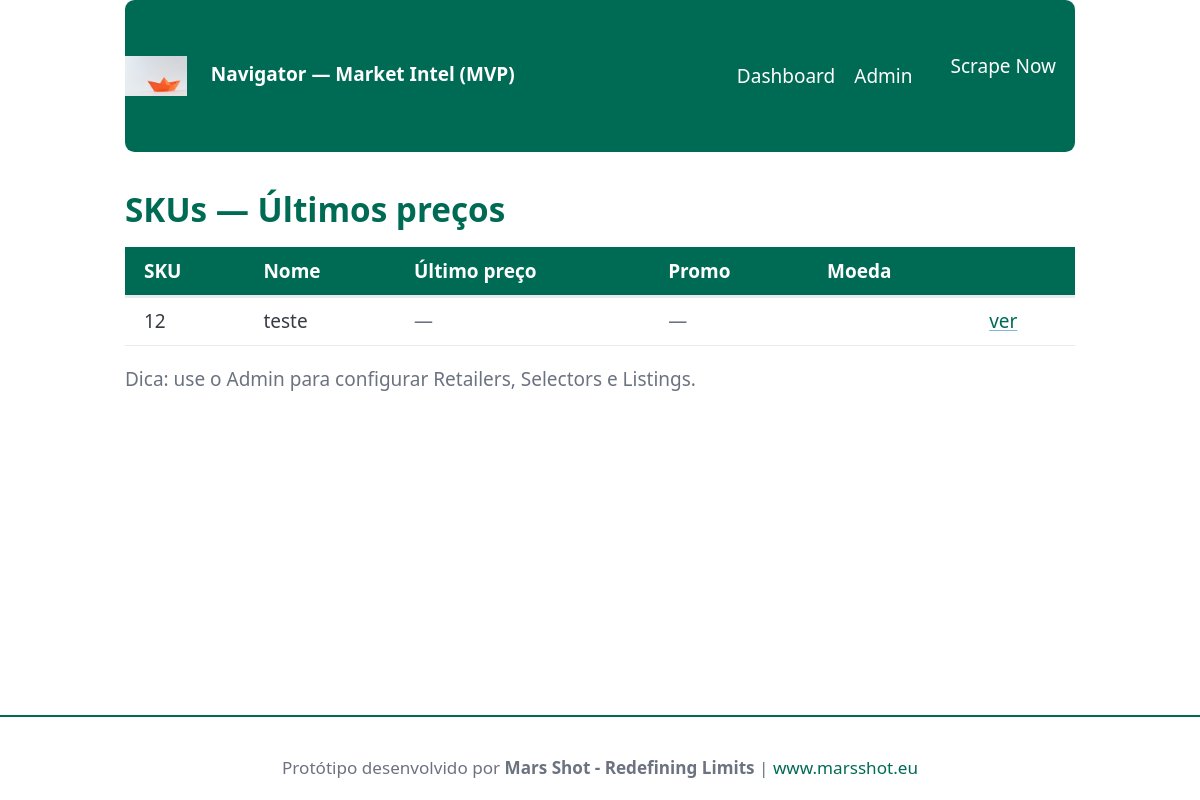
The app's page /, older data.
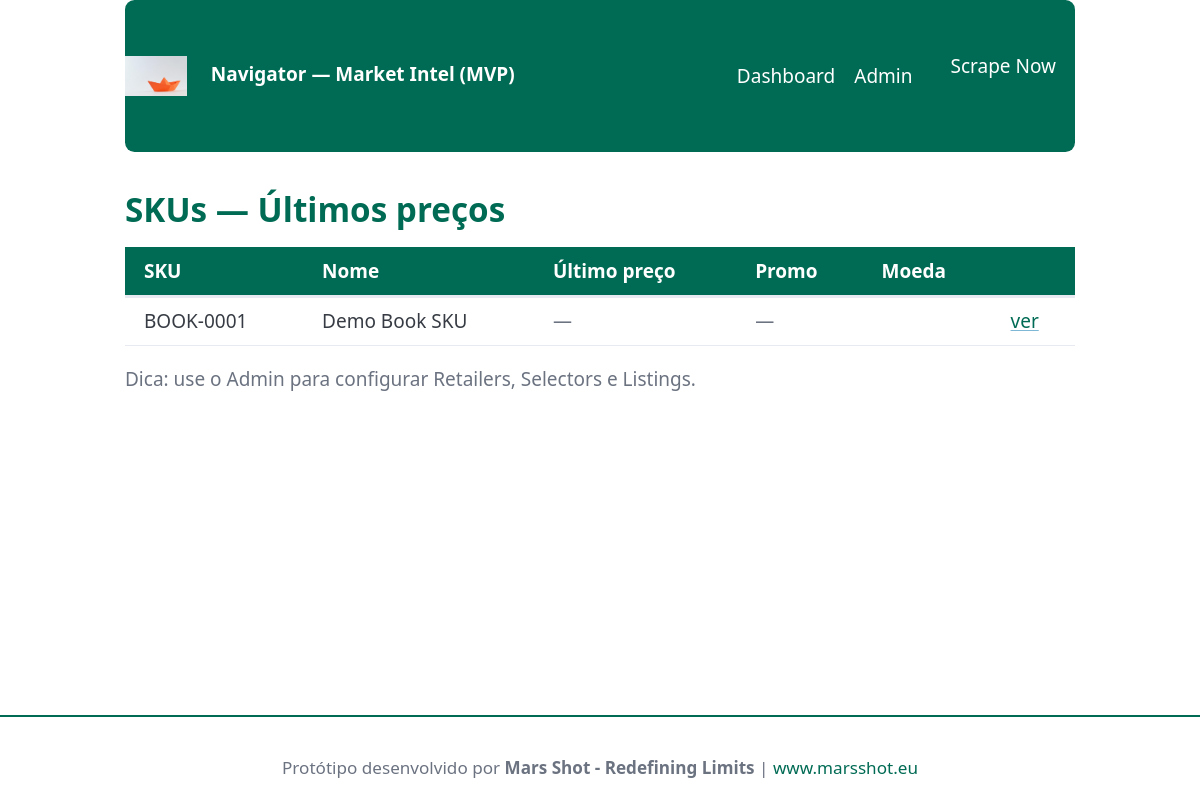
The same page, newer data.
### pricing/models.py (models this page shows, shortened)
class SKU(models.Model):
    code = models.CharField(max_length=100, unique=True)
    name = models.CharField(max_length=255)
    competitor_names = models.TextField(blank=True, help_text="Optional: other names this SKU might appear as.")

### pricing/views.py (the view)
# urls.py: path("", views.home, name="home"),
def home(request):
    skus = SKU.objects.all().order_by("code")
    latest = {}
    for sku in skus:
        pp = PricePoint.objects.filter(sku_listing__sku=sku).order_by("-timestamp").first()
        latest[sku.id] = pp
    return render(request, "pricing/home.html", {"skus": skus, "latest": latest})

### templates/pricing/home.html
{% extends "base.html" %}
{% block content %}
<h2>SKUs — Últimos preços</h2>
<table>
  <thead>
    <tr>
      <th>SKU</th>
      <th>Nome</th>
      <th>Último preço</th>
      <th>Promo</th>
      <th>Moeda</th>
      <th></th>
    </tr>
  </thead>
  <tbody>
  {% for sku in skus %}
    {% with latest_pp=latest%}
    <tr>
      <td>{{ sku.code }}</td>
      <td>{{ sku.name }}</td>
      <td>{% if latest_pp and latest_pp.price %}{{ latest_pp.price }}{% else %}<span class="muted">—</span>{% endif %}</td>
      <td>{% if latest_pp and latest_pp.promo_price %}{{ latest_pp.promo_price }} ({{ latest_pp.promo_text }}){% else %}<span class="muted">—</span>{% endif %}</td>
      <td>{% if latest_pp %}{{ latest_pp.raw_currency }}{% endif %}</td>
      <td><a href="{% url 'sku_detail' sku.id %}">ver</a></td>
    </tr>
    {% endwith %}
  {% endfor %}
  </tbody>
</table>
<p class="muted">Dica: use o Admin para configurar Retailers, Selectors e Listings.</p>
{% endblock %}

Row changes from the older to the newer data that the page shows:
changed SKU: code "12" → "BOOK-0001"; name "teste" → "Demo Book SKU"
